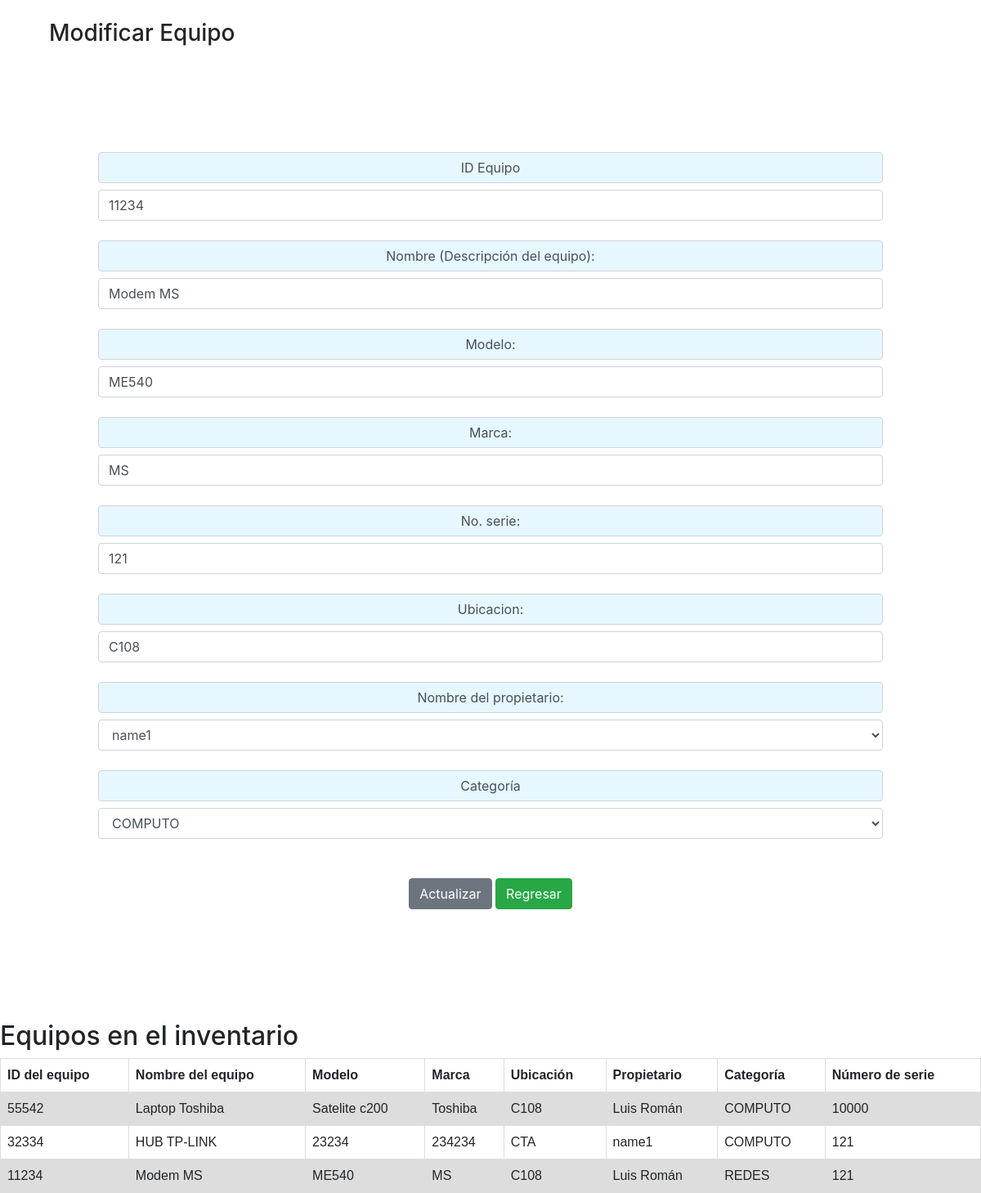
Page /PHP/Modificar.php?id=11234 (signed in) on the committed database.
### tables this page shows
CREATE TABLE equipos(
			ID_Equipo INT PRIMARY KEY NOT NULL,
			Descripcion VARCHAR(45),
			Modelo VARCHAR(45),
			N_serie VARCHAR(45),
			Ubicacion VARCHAR(45),
			Marca VARCHAR(45),
			ID_Categoria INT NOT NULL,
			ID_Propietario INT NOT NULL,
			ID_Usuario INT NOT NULL,

			FOREIGN KEY (ID_Categoria) REFERENCES categoria (ID_Categoria),
			FOREIGN KEY (ID_Propietario) REFERENCES propietario(ID_Propietario),
			FOREIGN KEY (ID_Usuario) REFERENCES usuarios(ID_Usuario)

		);

CREATE TABLE propietario(
			ID_Propietario INT PRIMARY KEY NOT NULL AUTO_INCREMENT,
			Nombre_Propietario VARCHAR(45),
			Telefono DOUBLE,
			Aula VARCHAR(20)
		);

create table categoria(
			ID_Categoria INT PRIMARY KEY NOT NULL AUTO_INCREMENT,
			Nombre_Categoria VARCHAR(45)

		);

### PHP/Modificar.php (the view, shortened to what this page needs)
<?php
require "libs/Conexion.php";
$id = $_GET["id"];
$consulta = "SELECT * FROM equipos WHERE ID_Equipo='$id'";
$res = $conn->query($consulta);
$filas = $res->fetch_assoc();
?>
<!doctype html>
<html lang="es">
<head>
    <link rel="stylesheet" href="../css/TablaAll.css">
    <link rel="stylesheet" href="https://maxcdn.bootstrapcdn.com/bootstrap/4.2.1/css/bootstrap.min.css">
</head>
<body>
<h3 style="margin-left: 5%; margin-top: 2%">Modificar Equipo</h3>
<form action="" method="post" style="padding: 10%;text-align: center;" class="form-group">
    <label for="" class="form-control" style="background-color: #e6f7ff ">ID Equipo</label>
    <input required type="text" name="id_equipo" class="form-control" value="<?php echo $filas["ID_Equipo"]; ?>"><br>
    <label class="form-control" style="background-color: #e6f7ff ">Nombre (Descripción del equipo):</label>
    <input required type="text" class="form-control" name="nombre_equipo"
           value="<?php echo $filas["Descripcion"]; ?>"><br>
    <label class="form-control" style="background-color: #e6f7ff ">Modelo:</label>
    <input required type="text" name="modelo" class="form-control" value="<?php echo $filas["Modelo"]; ?>"><br>
    <label class="form-control" style="background-color: #e6f7ff ">Marca:</label>
    <input required type="text" class="form-control" name="marca" value="<?php echo $filas["Marca"]; ?>"><br>
    <label class="form-control" style="background-color: #e6f7ff ">No. serie:</label>
    <input required class="form-control" type="text" name="no_serie"
           value="<?php echo $filas["N_serie"]; ?>"><br>
    <label class="form-control" style="background-color: #e6f7ff ">Ubicacion:</label>
    <input required class="form-control" type="text" name="ubicacion" value="<?php echo $filas["Ubicacion"]; ?>"><br>
    <label class="form-control" style="background-color: #e6f7ff ">Nombre del propietario: </label>
    <select name="BuscaPropietario" id="SelProp" class="form-control">
        <?php
        $qProp = "SELECT Nombre_Propietario FROM propietario";
        $res = $conn->query($qProp);
        if ($res->num_rows > 0) {
            while ($filas = $res->fetch_assoc()) {
                echo "<option value='$filas[Nombre_Propietario]'> $filas[Nombre_Propietario]</option>";
            }
        }
        ?>
    </select>
    <br>
    <label for="" class="form-control" style="background-color: #e6f7ff ">Categoría</label>
    <select name="BuscaCategoria" id="SelCategoria" class="form-control">
        <?php
        $qCat = "SELECT Nombre_Categoria FROM categoria";
        $res = $conn->query($qCat);
        if ($res->num_rows > 0) {
            while ($filas = $res->fetch_assoc()) {
                echo "<option value='$filas[Nombre_Categoria]'> $filas[Nombre_Categoria]</option>";
            }
        }
        echo "</select>";
        echo "<br><br><button class='btn btn-secondary' name='Actualizar'>Actualizar</button>";
        ?>
        <a href="Menu.php" class="btn btn-success">Regresar</a>
</form>
<?php
require "Consultas.php";
consultarSinAcciones($conn);
?>
</body>
</html>

### PHP/Consultas.php (shortened to what this page needs)
<!doctype html>
<html lang="es">
<head>
    <link rel="stylesheet" href="../css/TablaAll.css">
</head>
<body>
</body>
</html>
<?php
function ConsultarSinAcciones($conn)
{
    $stmn = "SELECT ID_Equipo, Modelo, N_serie, Ubicacion, Marca, Descripcion, Nombre_Categoria, Nombre_Propietario FROM equipos inner join
  categoria c on equipos.ID_Categoria = c.ID_Categoria inner join propietario p on equipos.ID_Propietario = p.ID_Propietario ORDER BY ID_Equipo DESC";
    $result = $conn->query($stmn);
    echo "<h2>Equipos en el inventario</h2>";
    echo "<table><tr><th>ID del equipo</th> <th>Nombre del equipo</th> <th>Modelo</th><th>Marca</th><th>Ubicación</th><th>Propietario</th><th>Categoría</th><th>Número de serie</th></tr>";
    if ($result->num_rows > 0) {
        while ($fila = $result->fetch_assoc()) {
            echo "<tr><td>" . $fila["ID_Equipo"] . "</td>";
            echo "<td>" . $fila["Descripcion"] . "</td>";
            echo "<td>" . $fila["Modelo"] . "</td>";
            echo "<td>" . $fila["Marca"] . "</td>";
            echo "<td>" . $fila["Ubicacion"] . "</td>";
            echo "<td>" . $fila["Nombre_Propietario"] . "</td>";
            echo "<td>" . $fila["Nombre_Categoria"] . "</td>";
            echo "<td>" . $fila["N_serie"] . "</td>";
        }
    }
    echo "</table>";
}

### css/TablaAll.css (style rules this page uses)
table { font-family: arial, sans-serif; border-collapse: collapse; width: 100%; }
td, th { border: 1px solid #dddddd; text-align: left; padding: 8px; }
tr:nth-child(even) { background-color: #dddddd; }

### rows in the picture
equipos: id_equipo "11234", nombre_equipo "Modem MS", modelo "ME540", marca "MS", no_serie "121", ubicacion "C108", ID_Equipo "11234", Descripcion "Modem MS", Modelo "ME540", Marca "MS", Ubicacion "C108", ID_Propietario.Nombre_Propietario "Luis Román", ID_Categoria.Nombre_Categoria "REDES", N_serie "121"
equipos: ID_Equipo "55542", Descripcion "Laptop Toshiba", Modelo "Satelite c200", Marca "Toshiba", Ubicacion "C108", ID_Propietario.Nombre_Propietario "Luis Román", ID_Categoria.Nombre_Categoria "COMPUTO", N_serie "10000"
equipos: ID_Equipo "32334", Descripcion "HUB TP-LINK", Modelo "23234", Marca "234234", Ubicacion "CTA", ID_Propietario.Nombre_Propietario "name1", ID_Categoria.Nombre_Categoria "COMPUTO", N_serie "121"

### other values in the picture
form field BuscaPropietario "name1"
form field BuscaCategoria "COMPUTO"
